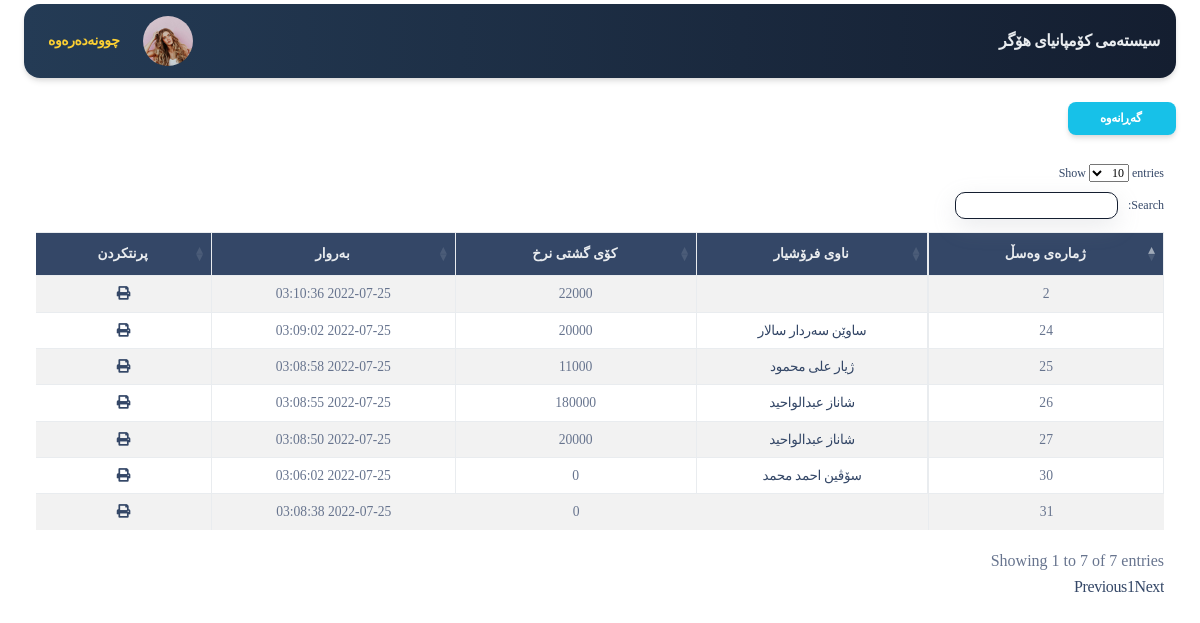
The page /app/buy_qa3a.php (signed in) on the database as committed earlier.
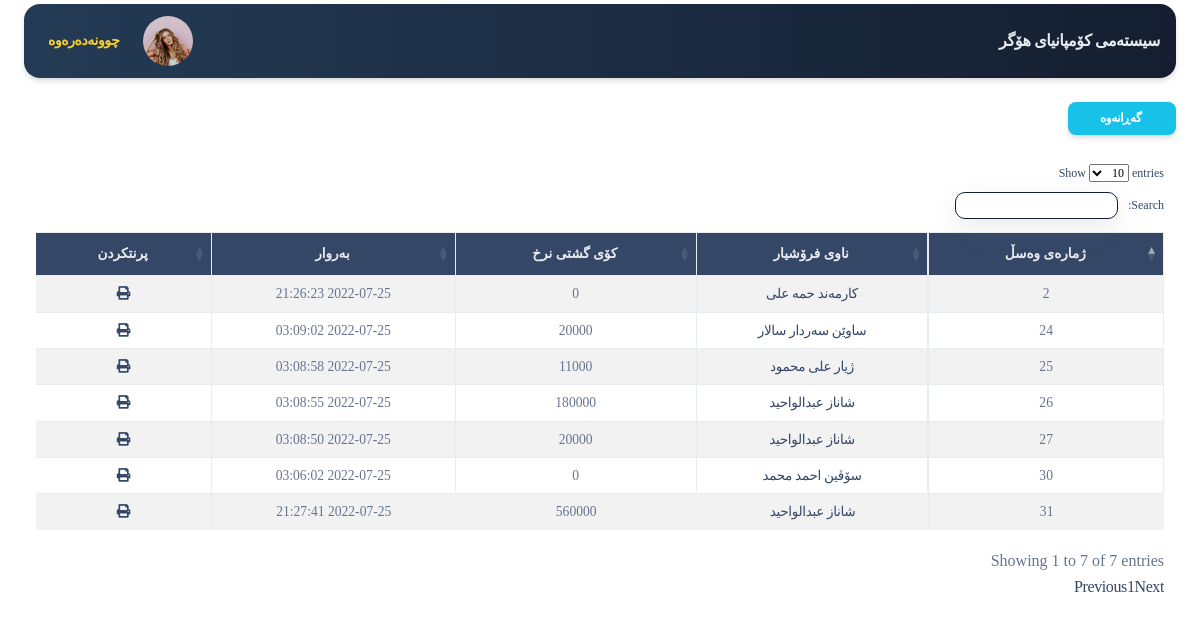
The same page on the database as committed later.
### tables this page shows
CREATE TABLE `system` (
  `id` int(11) NOT NULL,
  `name` text NOT NULL,
  `avatar` text NOT NULL
);

CREATE TABLE `invoice` (
  `id` int(11) NOT NULL,
  `date` timestamp NOT NULL DEFAULT current_timestamp() ON UPDATE current_timestamp(),
  `price` int(255) NOT NULL,
  `type` varchar(255) NOT NULL,
  `note` text NOT NULL,
  `status` int(11) NOT NULL DEFAULT 1,
  `dealer_id` int(255) NOT NULL,
  `customer_id` int(11) NOT NULL DEFAULT 1
);

CREATE TABLE `dealers` (
  `id` int(11) NOT NULL,
  `name` varchar(100) NOT NULL,
  `phone` varchar(11) NOT NULL,
  `address` varchar(200) NOT NULL,
  `work_place` varchar(100) NOT NULL,
  `note` text NOT NULL,
  `currency_type` varchar(255) NOT NULL DEFAULT 'dollar'
);

### server/helper.php (called while the page is built, shortened)
<?php
include_once("conn.php");
?>
<?php
function getdata($sql) {
	global $conn;
	$get =  mysqli_query($conn,$sql);
	$result = mysqli_fetch_assoc($get);
	return $result;
}
function show($sql) {
	global $conn;
	$get =  mysqli_query($conn,$sql);
	$result=[];
	while ($row=mysqli_fetch_assoc($get)) {
		$result[]=$row;
	}
	return $result;
}

### app/buy_qa3a.php (the view, shortened to what this page needs)
<?php require_once('header.php'); ?>
<div class="container-fluid mt-4">
<a href="buy.php" class="btn btn-sm btn-info shadow" >
 گەڕانەوە
  </a>
</div>
<div class="container-fluid mt-2">
<div class="row m-auto" >
<div class="col-md-12">
  <div class="table-responsive">
<table id="example" class="table table-hover   table-striped table-bordered  text-center" dir="rtl" style="zoom:85%">
        <thead  class="bg-dark text-light">
            <tr>
                <th>ژمارەی وەسڵ</th>
                <th>ناوی فرۆشیار</th>
                <th>کۆی گشتی نرخ</th>
                <th>بەروار</th>
                <th>پرنتکردن</th>
            </tr>
        </thead>
        <tbody>
<?php
                 $invoiceList =show("SELECT * from invoice WHERE type='buy_qa3a' ORDER BY date DESC");
                 foreach($invoiceList as $invoiceDetails){
?>
       <tr>
          <td><?=$invoiceDetails['id']?></td>
          <td>
            <?php
              $dealer_id=$invoiceDetails['dealer_id'];
              $getdealer = getdata(" SELECT * FROM dealers WHERE id='$dealer_id' "); ?>
             <a href="dealer_detail.php?id=<?=$getdealer['id']?>">
                <?=$getdealer['name']?>
             </a>
        </td>
          <td><?=$invoiceDetails['price']?></td>
          <td><?=$invoiceDetails['date']?></td>
          <td><a href="print_invoice.php?print_type=buy_qa3a&&invoice_id=<?=$invoiceDetails['id']?>"><i class="fa fa-print"></i></a></td>
      </tr>
<?php
}
?>
        </tbody>
    </table>
    </div>
 </div>
</div>
<?php require_once('footer.php'); ?>

### app/header.php (shortened to what this page needs)
<?php
require_once('../server/helper.php') ;
  ?>
<!DOCTYPE html>
<html dir="rtl">
<head>
  <link href="../assets/css/nucleo-icons.css" rel="stylesheet" />
  <link href="../assets/css/nucleo-svg.css" rel="stylesheet" />
  <link href="../assets/font-awesome/all.css" rel="stylesheet" />
  <link href="../assets/css/nucleo-svg.css" rel="stylesheet" />
  <link id="pagestyle" href="../assets/css/soft-ui-dashboard.css?v=1.0.3" rel="stylesheet" />
  <link id="pagestyle" href="../assets/css/style.css" rel="stylesheet" />
  <link rel="stylesheet" href="../assets/css/datatables.css">
  <link rel="stylesheet" href="../assets/css/datatables.min.css">
</head>
<body class="g-sidenav-show">
<?php
if (!isset($_GET['print_type'])) {
?>
  <main class="main-content position-relative max-height-vh-100 h-100 mt-1 border-radius-lg ">
    <nav class="navbar navbar-main navbar-expand-lg px-0 mx-4 shadow bg-first border-radius-xl" id="navbarBlur" navbar-scroll="true">
      <div class="container-fluid py-1 px-3">
      <nav aria-label="breadcrumb">
        <?php $select = show(" SELECT * FROM system ");
      foreach($select as $row) {
          $name = $row['name'];
?>
          <a href="index.php" class="font-weight-bolder mb-0 text-light">  <?=$name;?> </a>
          <?php }  ?>
        </nav>
        <div class="collapse navbar-collapse" dir="ltr" id="navbar">
          <ul class="navbar-nav" dir="rtl" >
            <li class="nav-item px-3 d-flex align-items-center">
              <a href="profile.php" class="nav-link text-body p-0 ">
              <img src="../assets/img/pro/team-1.jpg" width="50" class="img-fluid rounded-circle " alt="">
              </a>
            </li>
            <li class="nav-item d-flex align-items-center">
              <a href="logout.php" class="nav-link text-body font-weight-bold px-0">
                <span class="d-sm-inline p-2 text-warning">چوونەدەرەوە</span>
              </a>
            </li>
              </ul>
        </div>
      </div>
    </nav>
    <?php } ?>

### app/footer.php (shortened to what this page needs)
</body>
</html>

### assets/css/style.css (style rules this page uses)
* { margin: 0px; padding: 0px; font-family: 'Speda-Regular'; }
body { font-family: 'Speda-Regular'; }
table tr th { text-align-last: center !important; }
.bg-first { background: #141E30; background: -webkit-linear-gradient(to right, #243B55, #141E30); background: linear-gradient(to right, #243B55, #141E30); color: aliceblue; }

Rows that differ between the two databases and show on the page:
changed invoice id 31: dealer_id 4 → 2 (drawn); dealer.name (not shown) → "شاناز عبدالواحید"; price "0" → "560000"; date "2022-07-25 03:08:38" → "2022-07-25 21:27:41"; moves up the list
changed invoice id 2: dealer_id 0 → 5 (drawn); dealer.name (not shown) → "کارمەند حمە علی"; price "22000" → "0"; date "2022-07-25 03:10:36" → "2022-07-25 21:26:23"
